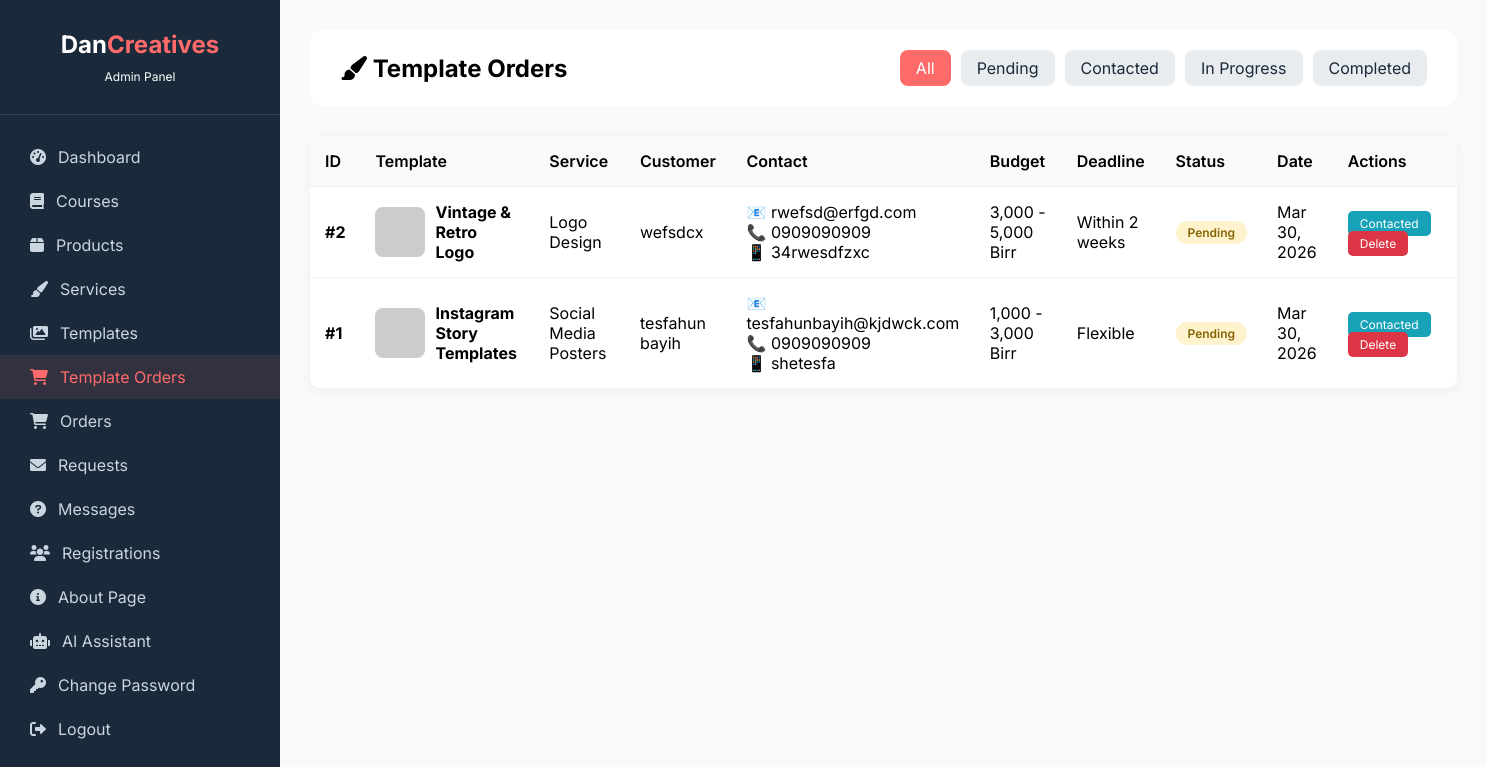
/admin/view-template-orders.php (signed in), run on the app's committed database.
### tables this page shows
CREATE TABLE `template_orders` (
  `id` int(11) NOT NULL AUTO_INCREMENT,
  `service_id` int(11) NOT NULL,
  `service_name` varchar(200) DEFAULT NULL,
  `template_id` int(11) NOT NULL,
  `template_name` varchar(200) NOT NULL,
  `template_image` varchar(500) DEFAULT NULL,
  `customer_name` varchar(100) NOT NULL,
  `customer_email` varchar(100) NOT NULL,
  `customer_phone` varchar(50) NOT NULL,
  `customer_telegram` varchar(100) DEFAULT NULL,
  `requirements` text DEFAULT NULL,
  `budget` varchar(100) DEFAULT NULL,
  `deadline` varchar(100) DEFAULT NULL,
  `status` enum('pending','contacted','in_progress','completed') DEFAULT 'pending',
  `created_at` timestamp NOT NULL DEFAULT current_timestamp(),
  PRIMARY KEY (`id`),
  KEY `service_id` (`service_id`),
  KEY `template_id` (`template_id`)
);

### admin/view-template-orders.php (the view, shortened to what this page needs)
<?php
require_once '../config.php';
$status_filter = isset($_GET['filter']) ? $conn->real_escape_string($_GET['filter']) : '';
$where = $status_filter ? "WHERE status='$status_filter'" : "";
$orders = $conn->query("SELECT * FROM template_orders $where ORDER BY id DESC");
?>
<!DOCTYPE html>
<html lang="en">
<head>
    <link rel="stylesheet" href="https://cdnjs.cloudflare.com/ajax/libs/font-awesome/6.0.0-beta3/css/all.min.css">
</head>
<body>
    <div class="admin-container">
        <div class="sidebar">
            <div class="sidebar-header"><h3>Dan<span>Creatives</span></h3><p style="font-size:12px;margin-top:10px;">Admin Panel</p></div>
            <div class="sidebar-menu">
                <a href="dashboard.php"><i class="fas fa-tachometer-alt"></i> Dashboard</a>
                <a href="manage-courses.php"><i class="fas fa-book"></i> Courses</a>
                <a href="manage-products.php"><i class="fas fa-box"></i> Products</a>
                <a href="manage-services.php"><i class="fas fa-paint-brush"></i> Services</a>
                <a href="manage-service-templates.php"><i class="fas fa-images"></i> Templates</a>
                <a href="view-template-orders.php" class="active"><i class="fas fa-shopping-cart"></i> Template Orders</a>
                <a href="view-orders.php"><i class="fas fa-shopping-cart"></i> Orders</a>
                <a href="view-requests.php"><i class="fas fa-envelope"></i> Requests</a>
                <a href="manage-questions.php"><i class="fas fa-question-circle"></i> Messages</a>
                <a href="view-registrations.php"><i class="fas fa-users"></i> Registrations</a>
                <a href="manage-about.php"><i class="fas fa-info-circle"></i> About Page</a>
                <a href="ai-settings.php"><i class="fas fa-robot"></i> AI Assistant</a>
                <a href="change-password.php"><i class="fas fa-key"></i> Change Password</a>
                <a href="logout.php"><i class="fas fa-sign-out-alt"></i> Logout</a>
            </div>
        </div>
        <div class="main-content">
            <div class="top-bar">
                <h2><i class="fas fa-paint-brush"></i> Template Orders</h2>
                <div class="filter-bar">
                    <a href="view-template-orders.php" class="<?php echo !$status_filter ? 'active' : ''; ?>">All</a>
                    <a href="?filter=pending" class="<?php echo $status_filter == 'pending' ? 'active' : ''; ?>">Pending</a>
                    <a href="?filter=contacted" class="<?php echo $status_filter == 'contacted' ? 'active' : ''; ?>">Contacted</a>
                    <a href="?filter=in_progress" class="<?php echo $status_filter == 'in_progress' ? 'active' : ''; ?>">In Progress</a>
                    <a href="?filter=completed" class="<?php echo $status_filter == 'completed' ? 'active' : ''; ?>">Completed</a>
                </div>
            </div>
            <div class="orders-table">
                <?php if($orders && $orders->num_rows > 0): ?>
                <table>
                    <thead>
                        <tr>
                            <th>ID</th>
                            <th>Template</th>
                            <th>Service</th>
                            <th>Customer</th>
                            <th>Contact</th>
                            <th>Budget</th>
                            <th>Deadline</th>
                            <th>Status</th>
                            <th>Date</th>
                            <th>Actions</th>
                        </tr>
                    </thead>
                    <tbody>
                        <?php while($order = $orders->fetch_assoc()): ?>
                        <tr>
                            <td><strong>#<?php echo $order['id']; ?></strong></td>
                            <td>
                                <div class="template-preview">
                                    <img src="<?php echo $order['template_image']; ?>" onerror="this.src='https://via.placeholder.com/50'">
                                    <div>
                                        <strong><?php echo htmlspecialchars($order['template_name']); ?></strong>
                                    </div>
                                </div>
                            </td>
                            <td><?php echo htmlspecialchars($order['service_name']); ?></td>
                            <td><?php echo htmlspecialchars($order['customer_name']); ?></td>
                            <td>
                                📧 <?php echo htmlspecialchars($order['customer_email']); ?><br>
                                📞 <?php echo htmlspecialchars($order['customer_phone']); ?><br>
                                <?php if($order['customer_telegram']): ?>
                                📱 <?php echo htmlspecialchars($order['customer_telegram']); ?>
                                <?php endif; ?>
                            </td>
                            <td><?php echo htmlspecialchars($order['budget']); ?></td>
                            <td><?php echo htmlspecialchars($order['deadline']); ?></td>
                            <td>
                                <span class="status-badge status-<?php echo str_replace('_', '-', $order['status']); ?>">
                                    <?php echo ucfirst(str_replace('_', ' ', $order['status'])); ?>
                                </span>
                            </td>
                            <td><?php echo date('M d, Y', strtotime($order['created_at'])); ?></td>
                            <td class="action-buttons">
                                <?php if($order['status'] == 'pending'): ?>
                                    <a href="?status=contacted&id=<?php echo $order['id']; ?>" class="btn-contacted">Contacted</a>
                                <?php endif; ?>
                                <a href="?delete=<?php echo $order['id']; ?>" class="btn-delete" onclick="return confirm('Delete this order?')">Delete</a>
                            </td>
                        </tr>
                        <?php endwhile; ?>
                    </tbody>
                </table>
                <?php endif; ?>
            </div>
        </div>
    </div>
</body>
</html>

### admin/view-template-orders.php (style rules this page uses)
* { margin: 0; padding: 0; box-sizing: border-box; }
body { font-family: 'Inter', sans-serif; background: #f8f9fa; }
.admin-container { display: flex; min-height: 100vh; }
.sidebar { width: 280px; background: #1a2a3a; color: white; position: fixed; height: 100vh; overflow-y: auto; }
.sidebar-header { padding: 30px; text-align: center; border-bottom: 1px solid rgba(255,255,255,0.1); }
.sidebar-header h3 { font-size: 24px; }
.sidebar-header span { color: #ff6b6b; }
.sidebar-menu { padding: 20px 0; }
.sidebar-menu a { display: flex; align-items: center; gap: 12px; padding: 12px 30px; color: #cbd5e0; text-decoration: none; transition: 0.3s; }
.sidebar-menu a:hover, .sidebar-menu a.active { background: rgba(255,107,107,0.1); color: #ff6b6b; }
.main-content { margin-left: 280px; flex: 1; padding: 30px; }
.top-bar { background: white; padding: 20px 30px; border-radius: 12px; margin-bottom: 30px; display: flex; justify-content: space-between; align-items: center; flex-wrap: wrap; gap: 15px; }
.filter-bar { display: flex; gap: 10px; }
.filter-bar a { padding: 8px 16px; background: #e9ecef; border-radius: 8px; text-decoration: none; color: #1a2a3a; transition: 0.3s; }
.filter-bar a.active, .filter-bar a:hover { background: #ff6b6b; color: white; }
.orders-table { background: white; border-radius: 12px; overflow-x: auto; box-shadow: 0 2px 10px rgba(0,0,0,0.05); }
table { width: 100%; border-collapse: collapse; }
th, td { padding: 15px; text-align: left; border-bottom: 1px solid #eef2f6; }
th { background: #f8f9fa; font-weight: 600; }
.template-preview { display: flex; gap: 10px; align-items: center; }
.template-preview img { width: 50px; height: 50px; object-fit: cover; border-radius: 8px; }
.status-badge { padding: 4px 12px; border-radius: 20px; font-size: 12px; font-weight: 600; display: inline-block; }
.status-pending { background: #fff3cd; color: #856404; }
.action-buttons a { margin-right: 10px; text-decoration: none; padding: 5px 12px; border-radius: 5px; font-size: 12px; }
.btn-contacted { background: #17a2b8; color: white; }
.btn-delete { background: #dc3545; color: white; }

### data on the page
template_orders: id "2", template_name "Vintage & Retro Logo", service_name "Logo Design", customer_name "wefsdcx", customer_email "rwefsd@erfgd.com", customer_phone "0909090909", customer_telegram "34rwesdfzxc", budget "3,000 - 5,000 Birr", deadline "Within 2 weeks", status "Pending", created_at "Mar 30, 2026"
template_orders: id "1", template_name "Instagram Story Templates", service_name "Social Media Posters", customer_name "tesfahun bayih", customer_email "tesfahunbayih@kjdwck.com", customer_phone "0909090909", customer_telegram "shetesfa", budget "1,000 - 3,000 Birr", deadline "Flexible", status "Pending", created_at "Mar 30, 2026"
